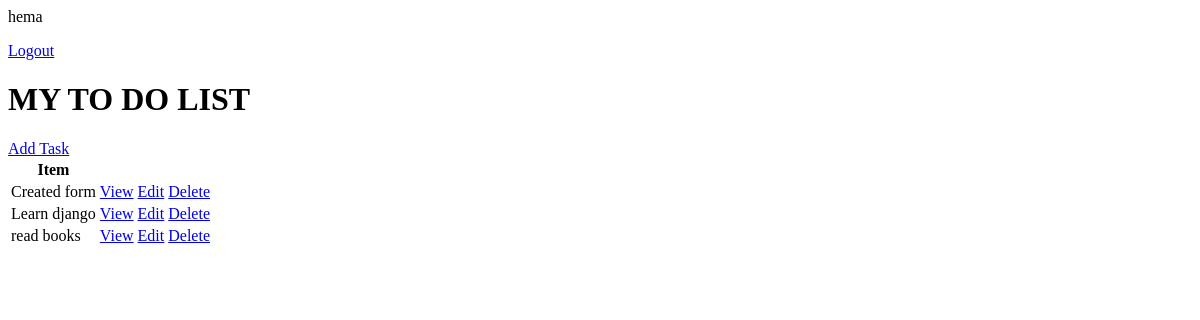
Before: / (signed in) with the older database file.
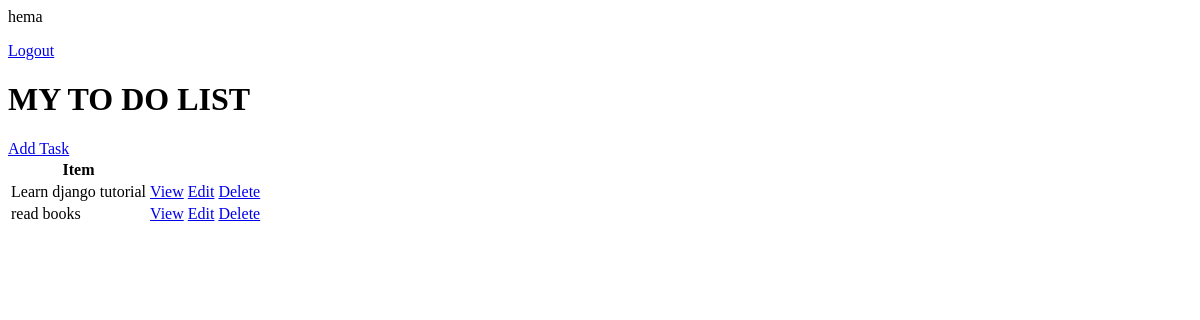
After: the same page with the newer database file.
### base/models.py (models this page shows, shortened)
class Task(models.Model):
    user= models.ForeignKey(User,on_delete=models.CASCADE,null=True,blank=True)
    title=models.CharField(max_length=200)
    description=models.TextField(null=True,blank=True)
    complete=models.BooleanField(default=False)
    create=models.DateField(auto_now_add=True)
    class Meta:
        ordering = ['complete']

### base/views.py (the view)
# urls.py: path('',TaskList.as_view(),name='tasks'),
class TaskList(LoginRequiredMixin,ListView):
    model = Task
    context_object_name='tasks'
    def get_context_data(self, **kwargs):
        context=super().get_context_data(**kwargs)
        context['tasks']=context['tasks'].filter(user=self.request.user)
        context['count']=context['tasks'].filter(complete=False).count()
        return context

### base/templates/base/task_list.html
{% if request.user.is_authenticated %}
<p>{{request.user}}</p>
<a href="{% url 'logout'%}">Logout</a>
{% else %}
<a href="{% url 'login'%}">Login</a>
{% endif %}
<h1>MY TO DO LIST</h1>
<a href="{% url 'task-create'%}">Add Task</a>
<table>
    <tr>
        <th>Item</th>
        <th></th>
        <th></th>
        <th></th>
    </tr>
    {% for task in object_list%}
    <tr>
        <td>{{task.title}}</td>
        <td><a href="{% url 'task' task.id %}">View</a></td>
        <td><a href="{% url 'task-update' task.id %}">Edit</a></td>
        <td><a href="{% url 'task-delete' task.id %}">Delete</a></td>
    </tr>
    {% empty %}
    <h3>No items</h3>
    {%endfor%}
</table>

Changed rows visible on the page:
removed Task: title "Created form"
changed Task: title "Learn django" → "Learn django tutorial"
